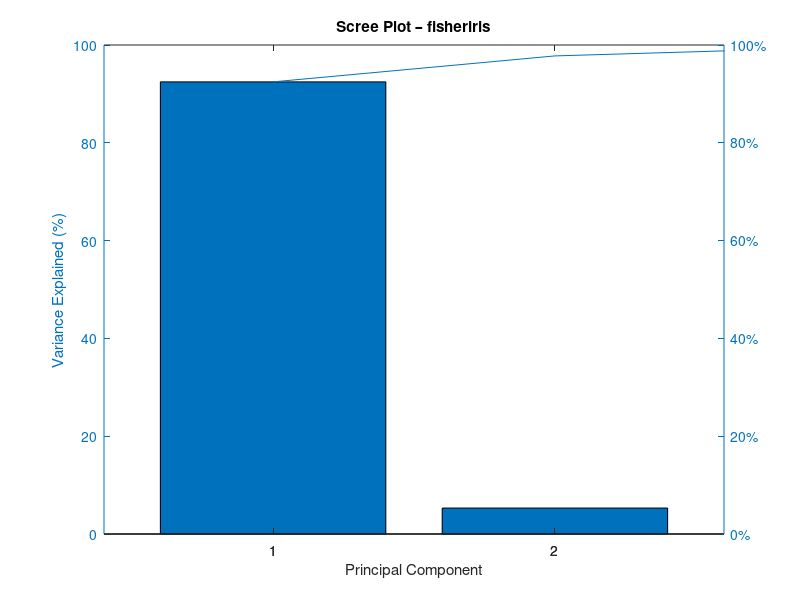
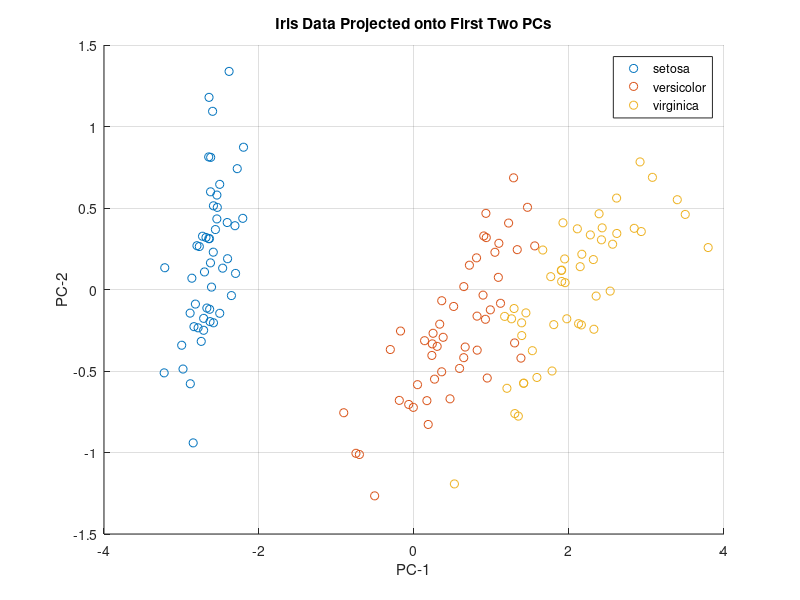

Recreate these plots in MATLAB, in order.
load fisheriris.mat

X = meas;
Xstd = (X - mean(X)) ./ std(X);

%------ Manual PCA ------
covMat = cov(Xstd);
[Ve,De] = eig(covMat);
[De_sort, order] = sort(diag(De),'descend');
Ve = Ve(:,order);
score_manual = Xstd * Ve;
explainedVar_manual = 100 * De_sort / sum(De_sort);

%------ Built-in PCA ------
[coeff, score, latent, tsquared, explained] = pca(X);

% Scree plot (variance explained) ------------------------------------------
figure;
pareto(explained);
xlabel('Principal Component'); ylabel('Variance Explained (%)');
title('Scree Plot – fisheriris');

% Scatter plot of first two PCs -------------------------------------------
figure;
gscatter(score(:,1), score(:,2), species);
xlabel('PC-1'); ylabel('PC-2');
title('Iris Data Projected onto First Two PCs');
grid on;